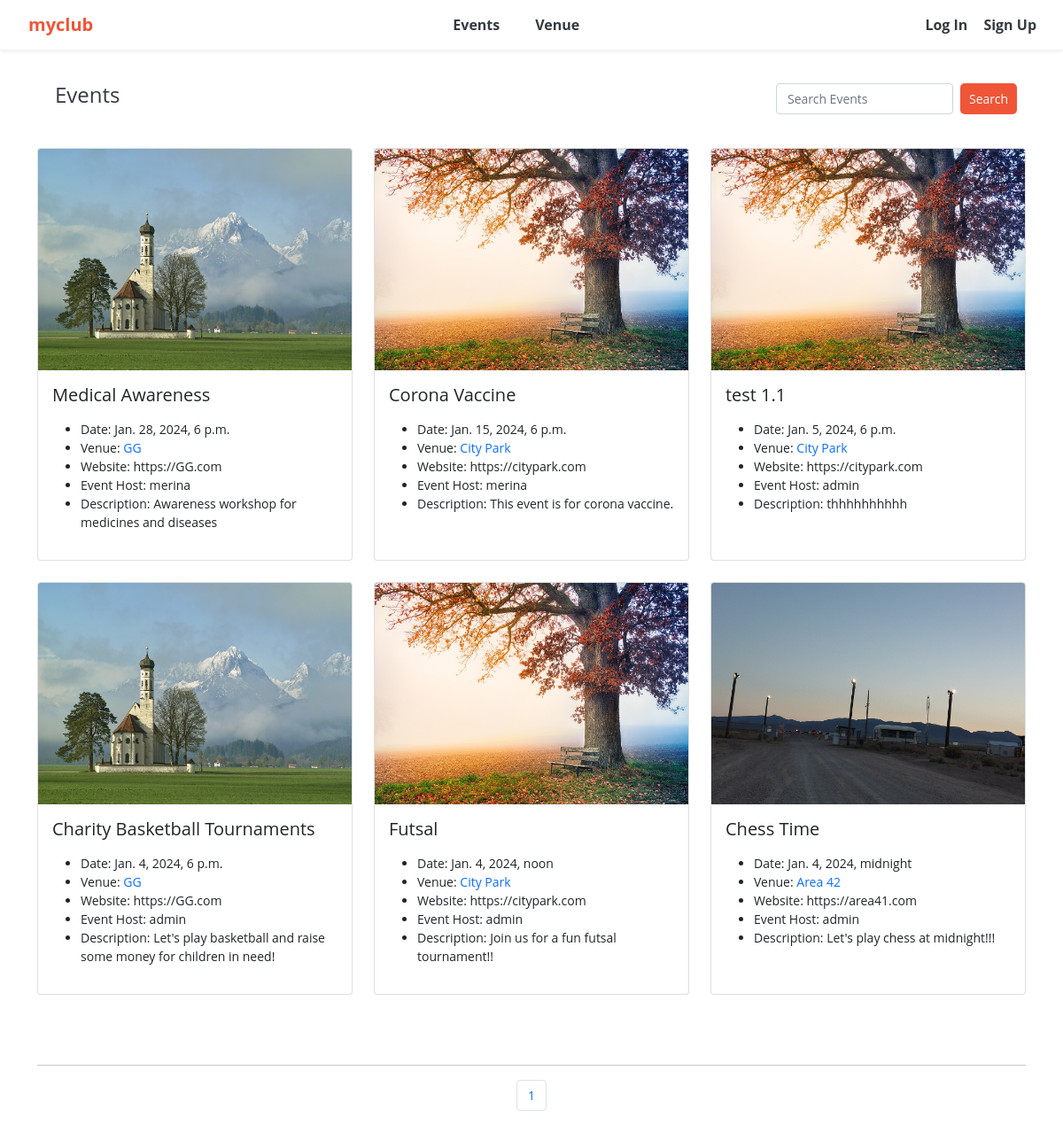
Before: /events with the older database file.
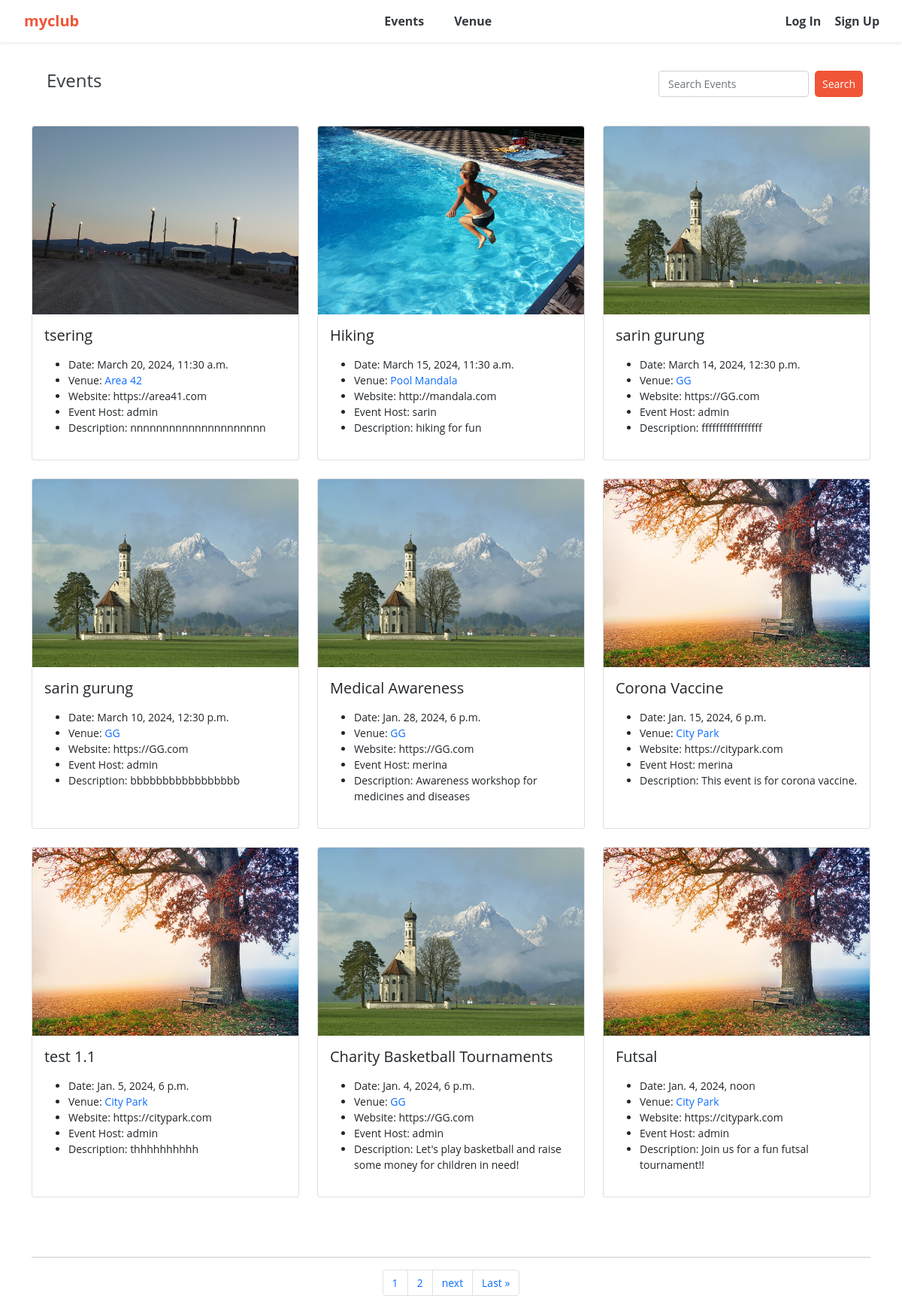
After: the same page with the newer database file.
### events/models.py (models this page shows)
class Event(models.Model):
	name = models.CharField('Event Name', max_length=120)
	event_date = models.DateTimeField('Event Date')
	venue = models.ForeignKey(Venue, blank=True, null=True, on_delete=models.CASCADE)
	manager = models.ForeignKey(User, blank=True, null=True, on_delete=models.SET_NULL)
	description = models.TextField(blank=True)
	attendees = models.ManyToManyField(MyClubUser, blank=True)
	def __str__(self):
		return self.name
	class Meta:
		ordering = ['-event_date']

class Venue(models.Model):
	name = models.CharField('Venue Name', max_length=120)
	address = models.CharField(max_length=300)
	zip_code = models.CharField('Zip Code', max_length=15)
	phone = models.CharField('Contact Phone', max_length=25, blank=True)
	web = models.URLField('Website Address', blank=True)
	email_address = models.EmailField('Email Address', blank=True)
	owner = models.IntegerField("Venue Owner", blank=False, default=1)
	venue_image = models.ImageField(null=True, blank=True, upload_to="images/")
	def __str__(self):
		return self.name
	class Meta:
		ordering = ['name']

### events/views.py (the view)
# urls.py: path('events', views.all_events, name="list-events"),
def all_events(request):
	event_list = Event.objects.all().order_by('-event_date')
	p = Paginator(Event.objects.all(), 9)
	page = request.GET.get('page')
	events = p.get_page(page)
	nums = "a" * events.paginator.num_pages
	return render(request, 'events/event_list.html',
		{'event_list': event_list, 'events': events, 'nums':nums})

### events/templates/events/event_list.html (shortened to what this page needs)
{% extends 'events/base.html' %}
{% block content %}
	<nav class="navbar navbar-expand-lg navbar-light bg-white">
	    <div class="collapse navbar-collapse" id="navbarSupportedContent">
	      <ul class="navbar-nav me-auto mb-2 mb-lg-0">
	        <li class="nav-item">
	          <a class="nav-link" href="{% url 'list-events' %}"><h4>Events</h4></a>
	        </li>
	      </ul>
	      <form class="d-flex" method=POST action="{% url 'search_events' %}">
	        <input class="form-control me-2 small-search-input" type="search" placeholder="Search Events" aria-label="Search" name="searched">
	        <button class="btn btn-outline-dark btn-light btn-sm btn-custom" type="submit">Search</button>
	      </form>
	  	</div>
	</nav>
	<br>
	<div class="row row-cols-1 row-cols-md-3 g-4">
	{% for event in events %}
	  <div class="col">
	    <div class="card h-100">
	    {% if event.venue.venue_image %}
	      <img src="{{ event.venue.venue_image.url }}" class="card-img-top" alt="..." style="height: 250px; width: 100%;">
	    {% endif %}
	      <div class="card-body">
	        <h5 class="card-title">{{event}}</h5>
	        <p class="card-text">
	        	<ul>
		    		{% if event.event_date %}
						<li>Date: {{ event.event_date }}</li>
					{% endif %}
					{% if event.venue %}
						<li>Venue: <a href="{% url 'show-venue' event.venue.id %}" style="text-decoration: none;">{{ event.venue }}</a></li>
					{% endif %}
					{% if event.venue.web %}
						<li>Website: {{ event.venue.web }}</li>
					{% endif %}
					{% if event.manager %}
						<li>Event Host: {{ event.manager }}</li>
					{% endif %}
					{% if event.description %}
						<li>Description: {{ event.description }}</li>
					{% endif %}
				</ul>
	        </p>
	      </div>
	    </div>
	  </div>
	  {% endfor%}
	</div>
	<br><br><br>
	<hr>
	<nav aria-label="Page navigation example">
		<ul class="pagination justify-content-center">
			{% for i in nums %}
				<li class="page-item">
					<a class="page-link" href="?page={{ forloop.counter }}">{{ forloop.counter }}</a>
				</li>
			{% endfor %}
			{% if events.has_next %}
				<li class="page-item">
					<a class="page-link" href="?page={{ events.next_page_number }}">next</a>
				</li>
				<li class="page-item">
					<a class="page-link" href="?page={{ events.paginator.num_pages }}">Last &raquo</a>
				</li>
			{% endif %}
		</ul>
	</nav>
{% endblock %}

Changed rows visible on the page:
no longer on this page (row unchanged): Event: venue.venue_image (picture), name "Chess Time", event_date "Jan. 4, 2024, midnight", venue "Area 42", venue.web "https://area41.com", manager "admin", description "Let's play chess at midnight!!!"
added Event: venue.venue_image (picture), name "tsering", event_date "March 20, 2024, 11:30 a.m.", venue "Area 42", venue.web "https://area41.com", manager "admin", description "nnnnnnnnnnnnnnnnnnnnn"
added Event: venue.venue_image (picture), name "Hiking", event_date "March 15, 2024, 11:30 a.m.", venue "Pool Mandala", venue.web "http://mandala.com", manager "sarin", description "hiking for fun"
added Event: venue.venue_image (picture), name "sarin gurung", event_date "March 14, 2024, 12:30 p.m.", venue "GG", venue.web "https://GG.com", manager "admin", description "fffffffffffffffff"
added Event: venue.venue_image (picture), name "sarin gurung", event_date "March 10, 2024, 12:30 p.m.", venue "GG", venue.web "https://GG.com", manager "admin", description "bbbbbbbbbbbbbbbbb"
Other visible differences:
new list line: "2"
text now shown: "next Last »"
